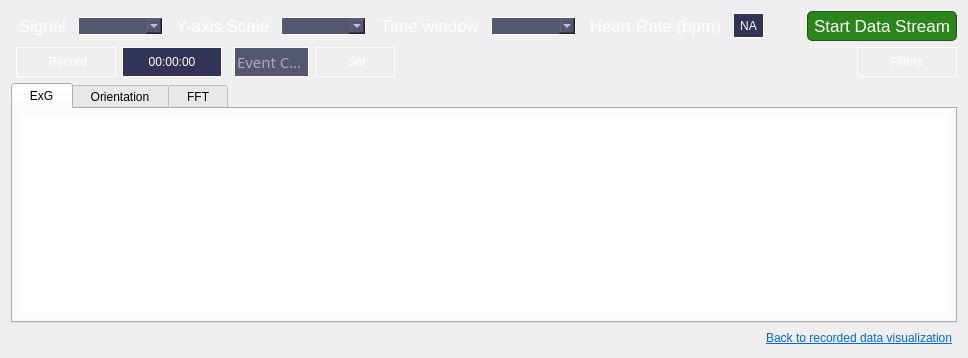
            <widget class="QWidget" name="page_plotsNoWidget">
             <property name="styleSheet">
              <string notr="true">QFrame{
	border:none;
}

QLabel{
	color: #FFF;
	padding:2px;
}

QLineEdit{
	background-color: #53576F;
	border: 1px solid #FFF;
	color: #FFF;
}

QComboBox{
	background-color: #53576F;
	border: 1px solid #FFF;
	color: #FFF;
}

QPushButton{
	border-radius: 1px;
	border: 1px solid #FFFFFF;
	background-position: left center;
    	background-repeat: no-repeat;
	color: #FFFFFF;
	text-align: center;
	padding: 2px
}
QPushButton:hover{
	background-color: rgb(61, 64, 89);
}
QPushButton:disabled{
	background-color: #3B3F57;
	color: #797979;
}

/*QPushButton{
	border-radius: 5px;
	background-position: left center;
    	background-repeat: no-repeat;
	border: none;
	border-left: 20px solid transparent;
	text-align: left;
	padding-left: 44px;
	color: rgb(189, 189, 189);
}
QPushButton:hover{
	background-color: rgb(61, 64, 89);
	border-left: 20px solid rgb(61, 64, 89);*/
</string>
             </property>
             <layout class="QVBoxLayout" name="verticalLayout_21">
              <item>
               <layout class="QHBoxLayout" name="horizontalLayout_32">
                <item>
                 <widget class="QLabel" name="label_signal">
                  <property name="font">
                   <font>
                    <pointsize>13</pointsize>
                    <weight>50</weight>
                    <italic>false</italic>
                    <bold>false</bold>
                   </font>
                  </property>
                  <property name="text">
                   <string>Signal</string>
                  </property>
                  <property name="alignment">
                   <set>Qt::AlignRight|Qt::AlignTrailing|Qt::AlignVCenter</set>
                  </property>
                 </widget>
                </item>
                <item>
                 <widget class="QComboBox" name="value_signal">
                  <property name="minimumSize">
                   <size>
                    <width>85</width>
                    <height>0</height>
                   </size>
                  </property>
                  <property name="maximumSize">
                   <size>
                    <width>16777215</width>
                    <height>16777215</height>
                   </size>
                  </property>
                 </widget>
                </item>
                <item>
                 <widget class="QLabel" name="label_yAxis">
                  <property name="font">
                   <font>
                    <pointsize>13</pointsize>
                    <weight>50</weight>
                    <italic>false</italic>
                    <bold>false</bold>
                   </font>
                  </property>
                  <property name="text">
                   <string>Y-axis Scale</string>
                  </property>
                  <property name="alignment">
                   <set>Qt::AlignRight|Qt::AlignTrailing|Qt::AlignVCenter</set>
                  </property>
                 </widget>
                </item>
                <item>
                 <widget class="QComboBox" name="value_yAxis">
                  <property name="minimumSize">
                   <size>
                    <width>85</width>
                    <height>0</height>
                   </size>
                  </property>
                  <property name="maximumSize">
                   <size>
                    <width>16777215</width>
                    <height>16777215</height>
                   </size>
                  </property>
                 </widget>
                </item>
                <item>
                 <widget class="QLabel" name="label_timeScale">
                  <property name="font">
                   <font>
                    <pointsize>13</pointsize>
                    <weight>50</weight>
                    <italic>false</italic>
                    <bold>false</bold>
                   </font>
                  </property>
                  <property name="text">
                   <string>Time window</string>
                  </property>
                  <property name="alignment">
                   <set>Qt::AlignRight|Qt::AlignTrailing|Qt::AlignVCenter</set>
                  </property>
                 </widget>
                </item>
                <item>
                 <widget class="QComboBox" name="value_timeScale">
                  <property name="minimumSize">
                   <size>
                    <width>85</width>
                    <height>0</height>
                   </size>
                  </property>
                  <property name="maximumSize">
                   <size>
                    <width>16777215</width>
                    <height>16777215</height>
                   </size>
                  </property>
                 </widget>
                </item>
                <item>
                 <widget class="QLabel" name="label_heartRate">
                  <property name="font">
                   <font>
                    <pointsize>13</pointsize>
                    <weight>50</weight>
                    <italic>false</italic>
                    <bold>false</bold>
                   </font>
                  </property>
                  <property name="text">
                   <string>Heart Rate (bpm)</string>
                  </property>
                  <property name="alignment">
                   <set>Qt::AlignRight|Qt::AlignTrailing|Qt::AlignVCenter</set>
                  </property>
                 </widget>
                </item>
                <item>
                 <widget class="QLabel" name="value_heartRate">
                  <property name="maximumSize">
                   <size>
                    <width>16777215</width>
                    <height>25</height>
                   </size>
                  </property>
                  <property name="styleSheet">
                   <string notr="true">border: 1px solid #FFF;
background-color: rgb(49, 52, 86)</string>
                  </property>
                  <property name="text">
                   <string>NA</string>
                  </property>
                  <property name="alignment">
                   <set>Qt::AlignCenter</set>
                  </property>
                 </widget>
                </item>
                <item>
                 <widget class="QFrame" name="frame_2">
                  <property name="frameShape">
                   <enum>QFrame::StyledPanel</enum>
                  </property>
                  <property name="frameShadow">
                   <enum>QFrame::Raised</enum>
                  </property>
                 </widget>
                </item>
                <item>
                 <widget class="QPushButton" name="btn_stream">
                  <property name="minimumSize">
                   <size>
                    <width>150</width>
                    <height>30</height>
                   </size>
                  </property>
                  <property name="maximumSize">
                   <size>
                    <width>16777215</width>
                    <height>16777215</height>
                   </size>
                  </property>
                  <property name="font">
                   <font>
                    <pointsize>13</pointsize>
                    <weight>50</weight>
                    <italic>false</italic>
                    <bold>false</bold>
                   </font>
                  </property>
                  <property name="cursor">
                   <cursorShape>PointingHandCursor</cursorShape>
                  </property>
                  <property name="styleSheet">
                   <string notr="true">QPushButton{
	border: 1px solid #25541C;
	border-radius: 5px;
	background-color: #2B851A;
	color: #FFF;
}

QPushButton:hover{
	border: 2px solid #FFF;
	border-radius: 5px;
	background-color: #2B851A;
	color: #FFF;
}

QPushButton:pressed{
	border: 2px solid #25541C;
	border-radius: 5px;
	background-color: #4D9033;
	color: #FFF;
}

</string>
                  </property>
                  <property name="text">
                   <string>Start Data Stream</string>
                  </property>
                 </widget>
                </item>
               </layout>
              </item>
              <item>
               <layout class="QHBoxLayout" name="horizontalLayout_35">
                <property name="leftMargin">
                 <number>5</number>
                </property>
                <item>
                 <layout class="QHBoxLayout" name="horizontalLayout_33">
                  <item>
                   <widget class="QPushButton" name="btn_record">
                    <property name="minimumSize">
                     <size>
                      <width>100</width>
                      <height>30</height>
                     </size>
                    </property>
                    <property name="cursor">
                     <cursorShape>PointingHandCursor</cursorShape>
                    </property>
                    <property name="text">
                     <string> Record</string>
                    </property>
                    <property name="icon">
                     <iconset resource="app_resources.qrc">
                      <normaloff>:/icons/icons/cil-circle.png</normaloff>
                      <normalon>:/icons/icons/icon_maximize.png</normalon>:/icons/icons/cil-circle.png</iconset>
                    </property>
                   </widget>
                  </item>
                  <item>
                   <widget class="QLabel" name="label_recording_time">
                    <property name="minimumSize">
                     <size>
                      <width>100</width>
                      <height>0</height>
                     </size>
                    </property>
                    <property name="maximumSize">
                     <size>
                      <width>150</width>
                      <height>30</height>
                     </size>
                    </property>
                    <property name="styleSheet">
                     <string notr="true">
border: 1px solid #FFF;
background-color: rgb(49, 52, 86)</string>
                    </property>
                    <property name="text">
                     <string>00:00:00</string>
                    </property>
                    <property name="alignment">
                     <set>Qt::AlignCenter</set>
                    </property>
                   </widget>
                  </item>
                 </layout>
                </item>
                <item>
                 <widget class="QFrame" name="frame_4">
                  <property name="frameShape">
                   <enum>QFrame::StyledPanel</enum>
                  </property>
                  <property name="frameShadow">
                   <enum>QFrame::Raised</enum>
                  </property>
                 </widget>
                </item>
                <item>
                 <layout class="QHBoxLayout" name="horizontalLayout_34">
                  <item>
                   <layout class="QVBoxLayout" name="verticalLayout_20">
                    <property name="spacing">
                     <number>0</number>
                    </property>
                    <item>
                     <widget class="QLineEdit" name="value_event_code">
                      <property name="maximumSize">
                       <size>
                        <width>75</width>
                        <height>30</height>
                       </size>
                      </property>
                      <property name="font">
                       <font>
                        <family>.SF NS Text</family>
                        <pointsize>11</pointsize>
                        <weight>50</weight>
                        <italic>false</italic>
                        <bold>false</bold>
                       </font>
                      </property>
                      <property name="styleSheet">
                       <string notr="true">font: 11pt </string>
                      </property>
                      <property name="placeholderText">
                       <string>Event Code</string>
                      </property>
                     </widget>
                    </item>
                   </layout>
                  </item>
                  <item>
                   <widget class="QPushButton" name="btn_marker">
                    <property name="minimumSize">
                     <size>
                      <width>80</width>
                      <height>30</height>
                     </size>
                    </property>
                    <property name="maximumSize">
                     <size>
                      <width>80</width>
                      <height>16777215</height>
                     </size>
                    </property>
                    <property name="cursor">
                     <cursorShape>PointingHandCursor</cursorShape>
                    </property>
                    <property name="text">
                     <string> Set</string>
                    </property>
                   </widget>
                  </item>
                 </layout>
                </item>
                <item>
                 <widget class="QFrame" name="frame_3">
                  <property name="minimumSize">
                   <size>
                    <width>450</width>
                    <height>0</height>
                   </size>
                  </property>
                  <property name="frameShape">
                   <enum>QFrame::StyledPanel</enum>
                  </property>
                  <property name="frameShadow">
                   <enum>QFrame::Raised</enum>
                  </property>
                 </widget>
                </item>
                <item>
                 <widget class="QPushButton" name="btn_plot_filters">
                  <property name="minimumSize">
                   <size>
                    <width>100</width>
                    <height>30</height>
                   </size>
                  </property>
                  <property name="cursor">
                   <cursorShape>PointingHandCursor</cursorShape>
                  </property>
                  <property name="text">
                   <string>Filters</string>
                  </property>
                  <property name="icon">
                   <iconset resource="app_resources.qrc">
                    <normaloff>:/icons/icons/cil-options.png</normaloff>:/icons/icons/cil-options.png</iconset>
                  </property>
                  <property name="iconSize">
                   <size>
                    <width>16</width>
                    <height>12</height>
                   </size>
                  </property>
                 </widget>
                </item>
               </layout>
              </item>
              <item>
               <widget class="QTabWidget" name="tabWidget">
                <property name="styleSheet">
                 <string notr="true"/>
                </property>
                <property name="currentIndex">
                 <number>0</number>
                </property>
                <widget class="QWidget" name="exg">
                 <attribute name="title">
                  <string>  ExG  </string>
                 </attribute>
                 <layout class="QHBoxLayout" name="horizontalLayout_21">
                  <item>
                   <widget class="PlotWidget" name="plot_exg"/>
                  </item>
                 </layout>
                </widget>
                <widget class="QWidget" name="orn">
                 <attribute name="title">
                  <string>  Orientation  </string>
                 </attribute>
                 <layout class="QHBoxLayout" name="horizontalLayout_22">
                  <item>
                   <widget class="GraphicsLayoutWidget" name="plot_orn"/>
                  </item>
                 </layout>
                </widget>
                <widget class="QWidget" name="fft">
                 <attribute name="title">
                  <string>  FFT  </string>
                 </attribute>
                 <layout class="QHBoxLayout" name="horizontalLayout_23">
                  <item>
                   <widget class="PlotWidget" name="plot_fft"/>
                  </item>
                 </layout>
                </widget>
               </widget>
              </item>
              <item>
               <widget class="QLabel" name="label_7">
                <property name="text">
                 <string>&lt;html&gt;&lt;head/&gt;&lt;body&gt;&lt;p&gt;&lt;a href=&quot;mentalab.com&quot;&gt;&lt;span style=&quot; text-decoration: underline; color:#0069d9;&quot;&gt;Back to recorded data visualization&lt;/span&gt;&lt;/a&gt;&lt;/p&gt;&lt;/body&gt;&lt;/html&gt;</string>
                </property>
                <property name="alignment">
                 <set>Qt::AlignRight|Qt::AlignTrailing|Qt::AlignVCenter</set>
                </property>
               </widget>
              </item>
             </layout>
            </widget>
